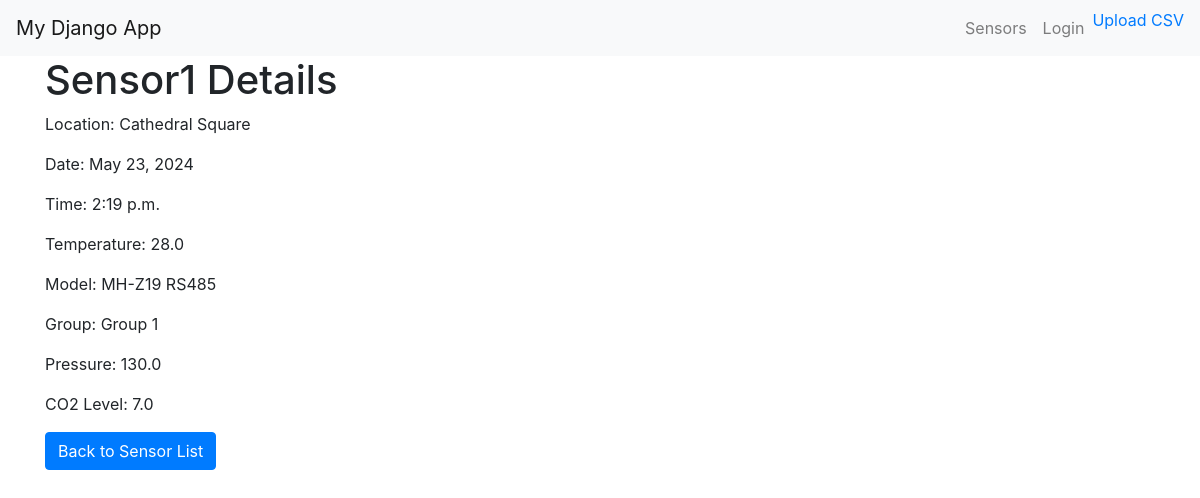
The app's page /airMonitor/sensors/1/ with its own data.
### air/models.py (models this page shows, shortened)
class SensorData(models.Model):
    location = models.CharField(max_length=100)
    measurement_date = models.DateField()
    measurement_time = models.TimeField()
    temperature = models.FloatField()
    sensor_name = models.CharField(max_length=100)
    sensor_model = models.CharField(max_length=100)
    sensor_group = models.CharField(max_length=100)
    pressure = models.FloatField()
    co2_level = models.FloatField()

### air/views.py (the view)
# urls.py: path('sensors/<int:sensor_id>/', views.sensor_detail, name='sensor_detail'),
def sensor_detail(request, sensor_id):
    sensor = get_object_or_404(SensorData, id=sensor_id)
    return render(request, 'sensor_detail.html', {'sensor': sensor})

### air/templates/sensor_detail.html (shortened to what this page needs)
{% extends 'base.html' %}
{% block content %}
<h1>{{ sensor.sensor_name }} Details</h1>
<p>Location: {{ sensor.location }}</p>
<p>Date: {{ sensor.measurement_date }}</p>
<p>Time: {{ sensor.measurement_time }}</p>
<p>Temperature: {{ sensor.temperature }}</p>
<p>Model: {{ sensor.sensor_model }}</p>
<p>Group: {{ sensor.sensor_group }}</p>
<p>Pressure: {{ sensor.pressure }}</p>
<p>CO2 Level: {{ sensor.co2_level }}</p>
<a href="{% url 'sensor_list' %}" class="btn btn-primary">Back to Sensor List</a>
{% endblock %}

### records on screen
SensorData: sensor_name "Sensor1", location "Cathedral Square", measurement_date "May 23, 2024", measurement_time "2:19 p.m.", temperature "28.0", sensor_model "MH-Z19 RS485", sensor_group "Group 1", pressure "130.0", co2_level "7.0"
